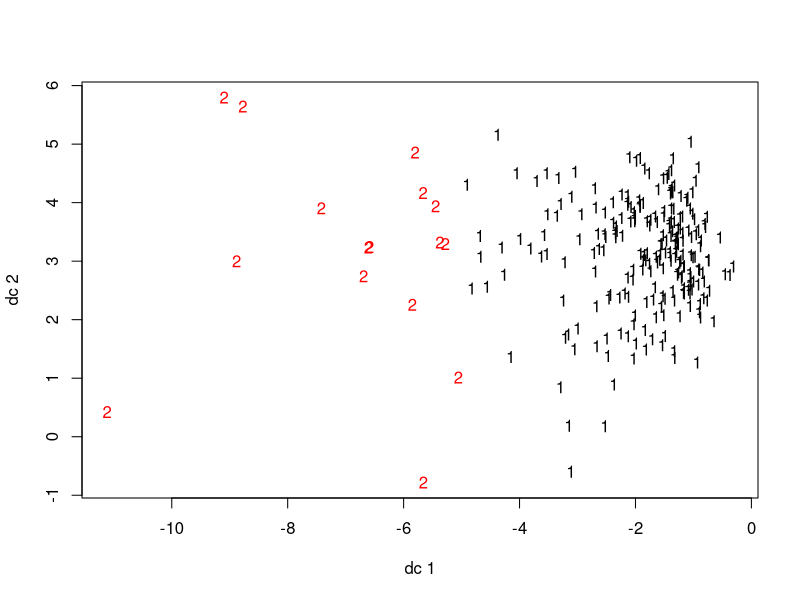
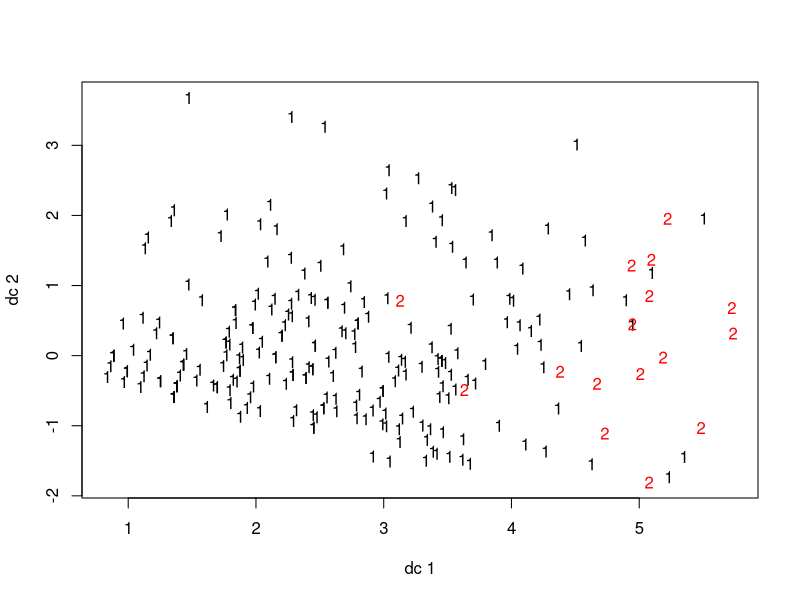
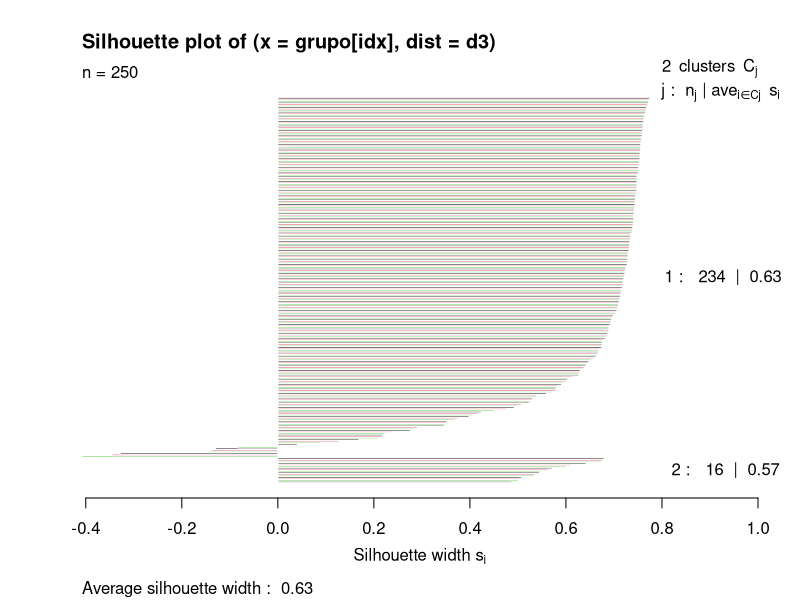

The R script that drew these images, in order:
# PRÁCTICA DE CLUSTERING
# Dataset: Bankloan
# Autor: Luis Balderas Ruiz
# Fecha: Diciembre 2019

library(cluster)
library(fpc)

# Lectura del fichero

bankloan = read.csv2("./data/bankloan-spss.csv",header=TRUE, sep=';')
str(bankloan)

x = data.frame(bankloan$edad,bankloan[,5:8],bankloan[,10:12])
#x = x[1:700,]
dist1=dist(x)

y=data.frame(bankloan[,2:4])
View(y)
dist2=dist(y,method="binary")

dista=(dist1+dist2)/2
kmeans.result=kmeans(dista,2)
kmeans.result$centers
grupo=kmeans.result$cluster
#Analsis de bondad, restrinjo valores para dibujar
idx=sample(1:dim(x)[1],250)
plotcluster(x[idx,],grupo[idx])
plotcluster(y[idx,],grupo[idx])
d1=dist(x[idx,])
d2=dist(y[idx,])
d3=(d1+d2)/2
shi= silhouette(grupo[idx],d3)
plot(shi,col=1:3)
cluster.stats(dista,grupo)
